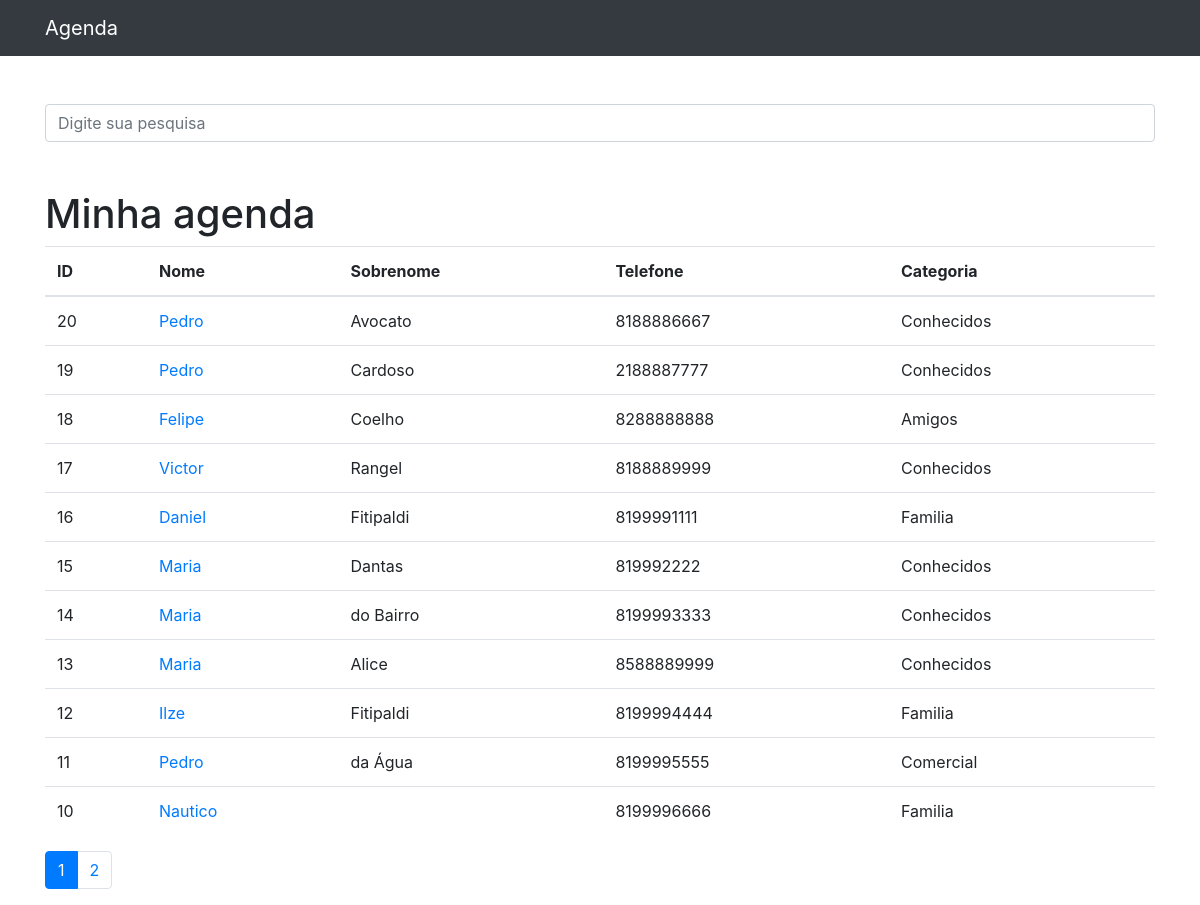
Before: / with the older database file.
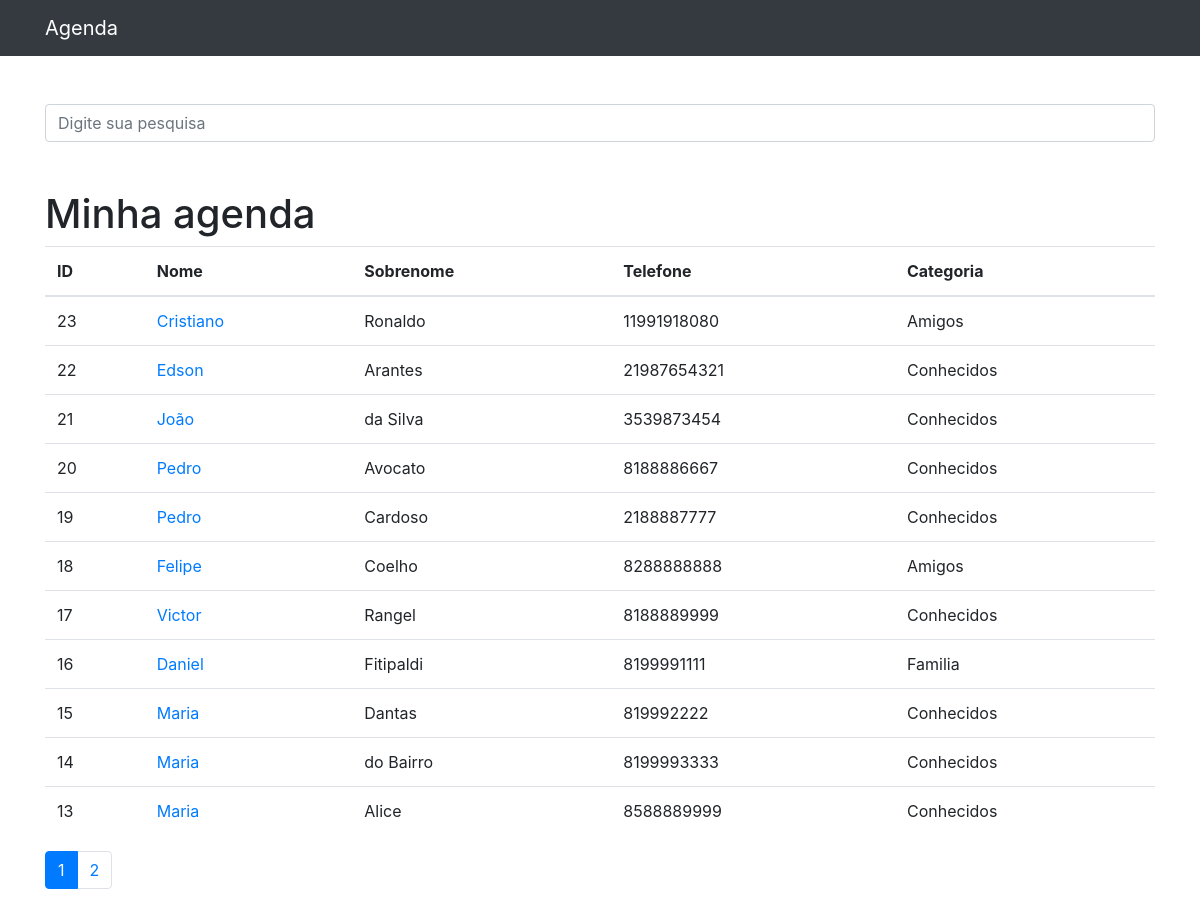
After: the same page with the newer database file.
### contatos/models.py (models this page shows, shortened)
class Contato(models.Model):
    nome = models.CharField(
        max_length=255
    )
    sobrenome = models.CharField(
        blank=True,
        max_length=255
    )
    telefone = models.CharField(
        max_length=255
    )
    email = models.CharField(
        max_length=255,
        blank=True
    )
    data_criacao = models.DateTimeField(
        default=timezone.now
    )
    descricao = models.TextField(
        blank=True
    )
    categoria = models.ForeignKey(
        Categoria, on_delete=models.DO_NOTHING
    )
    mostrar = models.BooleanField(
        default=True
    )
    foto = models.ImageField(
        blank=True, upload_to='fotos/%Y/%m/%d')

class Categoria(models.Model):
    nome = models.CharField(
        max_length=255
    )
    def __str__(self):
        return self.nome

### contatos/views.py (the view)
# urls.py: path('', views.index, name='index'),
def index(request):
    contatos = Contato.objects.order_by('-id').filter(
        mostrar=True
    )
    paginator = Paginator(contatos, 11)
    page = request.GET.get('page')
    contatos = paginator.get_page(page)
    return render(request, 'contatos/index.html', {
        'contatos': contatos
    })

### contatos/templates/contatos/index.html
{%extends 'base.html'%}
{%block content%}
<h1 class="mt-5">Minha agenda</h1>
    <table class="table">
      <thead>
        <tr>
          <th>ID</th>
          <th>Nome</th>
          <th>Sobrenome</th>
          <th>Telefone</th>
          <th>Categoria</th>
        </tr>
      </thead>
      <tbody>
        {% for contato in contatos %}
          <tr>
            <td> {{ contato.id }}</td>
            <td>
              <a href="{% url 'ver_contato' contato.id %}"> {{ contato.nome }}</a>
            </td>
            <td>{{ contato.sobrenome }}</td>
            <td>{{ contato.telefone }}</td>
            <td>{{ contato.categoria }}</td>
          </tr>
        {%endfor%}
      </tbody>
    </table>
<nav aria-label="Page navigation example">
  <ul class="pagination">
    {%for pagina in contatos.paginator.page_range %}
      {% if contatos.number == pagina%}
      <li class="page-item active">
        <a class="page-link" href="?page={{pagina}}&termo={{ request.GET.termo }}">{{pagina}}</a>
      </li>
      {% else %}
        <li class="page-item">
        <a class="page-link" href="?page={{pagina}}&termo={{ request.GET.termo }}">{{pagina}}</a>
      </li>
      {% endif %}
    {%endfor%}
  </ul>
</nav>
{%endblock%}

### templates/base.html (shortened to what this page needs)
{% load static %}
<!DOCTYPE html>
<html lang="pt">
<head>
  {% include 'parciais/_head.html'%}
</head>
<body>
 {%include 'parciais/_nav.html'%}
  <div class="container">
    <div class="row">
      <div class="col-lg-12">
        {% if 'accounts' not in request.path %}
          <br><br>
        <form method="get" action="{% url 'busca' %}">
          <div class="form-group row">
            <div class="col-12">
              <input class="form-control"
                     type="search" value="{{ request.GET.termo }}"
                     id="search-input"
                     placeholder="Digite sua pesquisa"
                     name="termo">
            </div>
          </div>
        </form>
        {% endif %}
        {%block content%}{%endblock%}
      </div>
    </div>
  </div>
</body>
</html>

### templates/parciais/_head.html (shortened to what this page needs)
{% load static %}
<link href="{% static 'vendor/bootstrap/css/bootstrap.min.css'%}" rel="stylesheet">

### templates/parciais/_nav.html (shortened to what this page needs)
{% load static %}
<nav class="navbar navbar-expand-lg navbar-dark bg-dark static-top">
<div class="container">
  <a class="navbar-brand" href="{% url 'index' %}">Agenda</a>
</div>
</nav>

Changed rows visible on the page:
no longer on this page (row unchanged): Contato: id "12", nome "Ilze", sobrenome "Fitipaldi", telefone "8199994444", categoria "Familia"
no longer on this page (row unchanged): Contato: id "11", nome "Pedro", sobrenome "da Água", telefone "8199995555", categoria "Comercial"
no longer on this page (row unchanged): Contato: id "10", nome "Nautico", telefone "8199996666", categoria "Familia"
added Contato: id "23", nome "Cristiano", sobrenome "Ronaldo", telefone "11991918080", categoria "Amigos"
added Contato: id "22", nome "Edson", sobrenome "Arantes", telefone "21987654321", categoria "Conhecidos"
added Contato: id "21", nome "João", sobrenome "da Silva", telefone "3539873454", categoria "Conhecidos"
